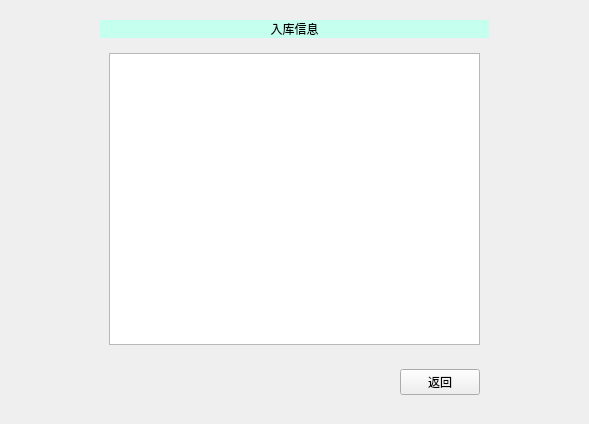
<?xml version="1.0" encoding="UTF-8"?>
<ui version="4.0">
 <class>PutSWMsg</class>
 <widget class="QWidget" name="PutSWMsg">
  <property name="geometry">
   <rect>
    <x>0</x>
    <y>0</y>
    <width>589</width>
    <height>424</height>
   </rect>
  </property>
  <property name="windowTitle">
   <string>Form</string>
  </property>
  <layout class="QHBoxLayout" name="horizontalLayout">
   <item>
    <spacer name="horizontalSpacer_5">
     <property name="orientation">
      <enum>Qt::Horizontal</enum>
     </property>
     <property name="sizeType">
      <enum>QSizePolicy::Fixed</enum>
     </property>
     <property name="sizeHint" stdset="0">
      <size>
       <width>80</width>
       <height>20</height>
      </size>
     </property>
    </spacer>
   </item>
   <item>
    <widget class="QWidget" name="widget_3" native="true">
     <layout class="QGridLayout" name="gridLayout_3">
      <item row="0" column="0">
       <widget class="QLabel" name="label">
        <property name="styleSheet">
         <string notr="true">color: rgb(0, 0, 0);
background-color: rgb(189, 216, 255);
background-color: rgb(197, 255, 238);
font: 87 16pt &quot;Arial Black&quot;;
</string>
        </property>
        <property name="text">
         <string>入库信息</string>
        </property>
        <property name="alignment">
         <set>Qt::AlignCenter</set>
        </property>
       </widget>
      </item>
      <item row="1" column="0">
       <widget class="QWidget" name="widget" native="true">
        <layout class="QGridLayout" name="gridLayout">
         <item row="1" column="0">
          <widget class="QTableWidget" name="tableWidget"/>
         </item>
        </layout>
       </widget>
      </item>
      <item row="2" column="0">
       <widget class="QWidget" name="widget_2" native="true">
        <layout class="QGridLayout" name="gridLayout_2">
         <item row="0" column="0">
          <spacer name="horizontalSpacer_4">
           <property name="orientation">
            <enum>Qt::Horizontal</enum>
           </property>
           <property name="sizeHint" stdset="0">
            <size>
             <width>57</width>
             <height>20</height>
            </size>
           </property>
          </spacer>
         </item>
         <item row="0" column="1">
          <spacer name="horizontalSpacer_3">
           <property name="orientation">
            <enum>Qt::Horizontal</enum>
           </property>
           <property name="sizeHint" stdset="0">
            <size>
             <width>57</width>
             <height>20</height>
            </size>
           </property>
          </spacer>
         </item>
         <item row="0" column="2">
          <spacer name="horizontalSpacer_2">
           <property name="orientation">
            <enum>Qt::Horizontal</enum>
           </property>
           <property name="sizeHint" stdset="0">
            <size>
             <width>57</width>
             <height>20</height>
            </size>
           </property>
          </spacer>
         </item>
         <item row="0" column="3">
          <spacer name="horizontalSpacer">
           <property name="orientation">
            <enum>Qt::Horizontal</enum>
           </property>
           <property name="sizeHint" stdset="0">
            <size>
             <width>57</width>
             <height>20</height>
            </size>
           </property>
          </spacer>
         </item>
         <item row="0" column="4">
          <widget class="QPushButton" name="BtnBack">
           <property name="text">
            <string>返回</string>
           </property>
          </widget>
         </item>
        </layout>
       </widget>
      </item>
     </layout>
    </widget>
   </item>
   <item>
    <spacer name="horizontalSpacer_6">
     <property name="orientation">
      <enum>Qt::Horizontal</enum>
     </property>
     <property name="sizeType">
      <enum>QSizePolicy::Fixed</enum>
     </property>
     <property name="sizeHint" stdset="0">
      <size>
       <width>80</width>
       <height>20</height>
      </size>
     </property>
    </spacer>
   </item>
  </layout>
 </widget>
 <resources/>
 <connections/>
</ui>
